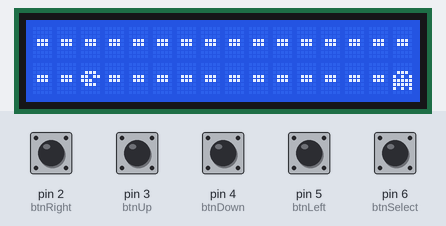
The sketch below on a simulated Arduino Uno, built with avr-gcc and run on an emulated ATmega328P. Parts: 16×2 character LCD. Inputs (shaded band) come from the test bench; at power-on: pin 2 (btnRight), pin 3 (btnUp), pin 4 (btnDown), pin 5 (btnLeft), pin 6 (btnSelect) HIGH.

Above: at 7.7 s.
7.8 s: pin 2 (btnRight) pulled LOW for 1 s
At 10.0 s:
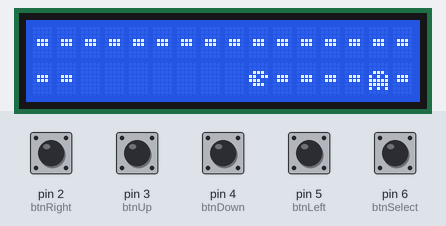
10.3 s: pin 3 (btnUp) pulled LOW for 0.15 s
At 12.0 s:
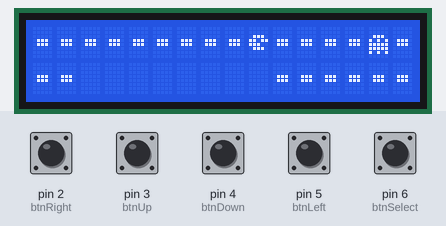
13.4 s: pin 4 (btnDown) pulled LOW for 0.15 s
At 14.6 s:
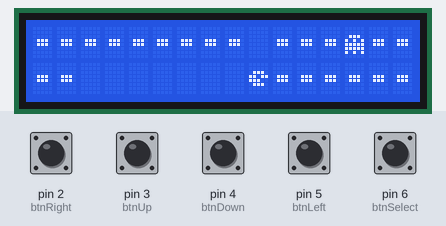
16.5 s: pin 2 (btnRight) pulled LOW for 0.15 s
At 18.2 s:
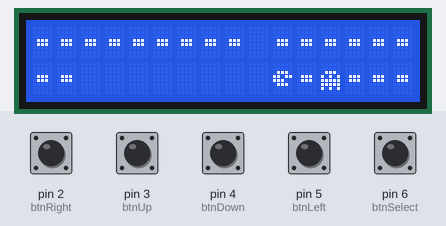
19.6 s: pin 5 (btnLeft) pulled LOW for 0.15 s
At 20.4 s:
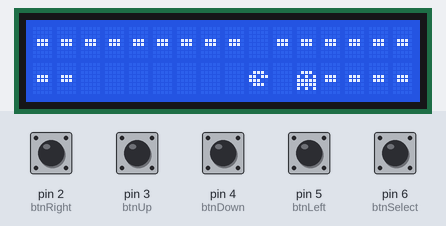
22.7 s: pin 3 (btnUp) pulled LOW for 1 s
At 24.3 s:
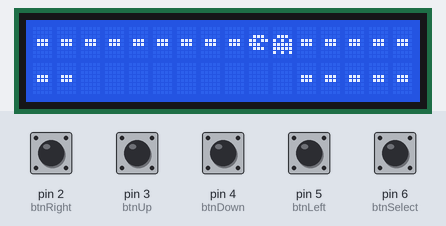
Timing chart, 0 to 25.8 s (numbered marks = the images above; inputs shaded):
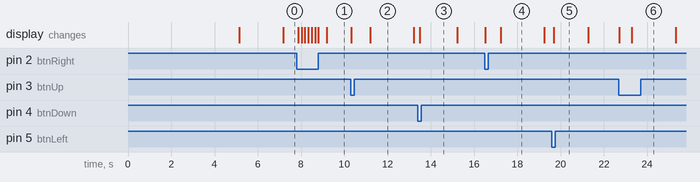

The sketch:

Pacman.ino
```cpp
#include <Wire.h>
#include <LiquidCrystal_I2C.h>

#define VITESSE_PAC 150
#define VITESSE_FANT 2000
#define MAXX 15
#define MAXY 1

#define btnRight     2
#define btnUp        3
#define btnDown      4
#define btnLeft      5
#define btnSelect    6
#define btnNone      7

LiquidCrystal_I2C lcd(0x27, 16, 2);

// Pacman sprite
byte pacman[8] = {
  B00000,
  B00000,
  B01110,
  B11011,
  B11100,
  B01110,
  B00000,
  B00000
};

// fantom sprite
byte fantome[8] = {
  B00000,
  B00000,
  B01110,
  B10101,
  B11111,
  B11111,
  B10101,
  B00000
};

// Coin sprite
byte point[8] = {
  B00000,
  B00000,
  B00000,
  B01110,
  B01110,
  B00000,
  B00000,
  B00000
};

// Tableau des points à manger
byte points[MAXX + 1][MAXY + 1];

int xpac = 2; // Position de pacman en X (colone)
int ypac = 1; //position de pacman en y (ligne)
int xfant = 15; // Position du fantome en X (colone)
int yfant = 0; // Position du fantome en Y (ligne)
byte light = true; //Eclairage
long keystruck = 0; //dernier appui sur un bouton
long poursuite = 0; //dernier movement du fantome
byte partieEnCours = true; // pour eviter de boucler sur la fin
byte vide = false; // pour tester si tout est manger

byte level = 0; // niveau
int score = 0; // niveau

void setup() {

  // Initialize buttons as inputs
  pinMode(btnRight, INPUT_PULLUP);
  pinMode(btnUp, INPUT_PULLUP);
  pinMode(btnDown, INPUT_PULLUP);
  pinMode(btnLeft, INPUT_PULLUP);
  pinMode(btnSelect, INPUT_PULLUP);

  Wire.begin();
  lcd.init();
  lcd.backlight();
  lcd.createChar(0, pacman);
  lcd.createChar(1, fantome);
  lcd.createChar(2, point);
  lcd.setCursor(0, 0);
  lcd.print("Pacman!");
  delay(5000); // Splash screen
  initLevel(); // initialisation du tableau
}

void loop() {
  // Check button input every 200ms
  if (millis() - keystruck > VITESSE_PAC) {
    int joy = getKey();
    switch (joy) {
      case btnNone:
        break;
      case btnLeft:
        move(-1, 0);
        break;
      case btnRight:
        move(1, 0);
        break;
      case btnUp:
        move(0, -1);
        break;
      case btnDown:
        move(0, 1);
        break;
    }
    keystruck = millis();
  }

  // Move the ghost periodically
  if (millis() - poursuite > VITESSE_FANT / (level + 1) + 10) {
    pursue();
    poursuite = millis();
  }

  // Check for collision with ghost
  if ((xpac == xfant) && (ypac == yfant) && (partieEnCours)) {
    lost();
  }
}

void move(int x, int y) {
  int oldx = xpac;
  int oldy = ypac;
  if (((xpac + x) >= 0) && ((xpac + x) <= MAXX)) xpac = xpac + x;
  if (((ypac + y) >= 0) && ((ypac + y) <= MAXY)) ypac = ypac + y;
  lcd.setCursor(xpac, ypac);
  lcd.write(byte(0));
  lcd.setCursor(oldx, oldy);
  if ((xpac != oldx) || (ypac != oldy)) lcd.print(" ");
  if (points[xpac][ypac]) {
    points[xpac][ypac] = false;
    score++;
  }
  vide = true;
  for (int i = 0; i <= MAXX; i = i + 1)
    for (int j = 0; j <= MAXY; j = j + 1)
      if (points[i][j])  vide = false;
  if ((vide) && (partieEnCours)) won();
}

void lost() {
  lcd.clear();
  lcd.setCursor(0, 0);
  lcd.print("***Game Over****");
  lcd.setCursor(3, 1);
  lcd.print("***");
  lcd.print(score);
  lcd.print("***");
  delay(2000);
}

void won() {
  level++;
  lcd.setCursor(0, 0);
  lcd.print("*** Next level ***");
  lcd.setCursor(0, 1);
  lcd.print("*** ");
  lcd.print(level, DEC);
  lcd.print(" ***");
  delay(2000);
  initLevel();
}

void pursue() {
  int oldx = xfant;
  int oldy = yfant;
  if (yfant < ypac) yfant = yfant + 1;
  else if (yfant > ypac) yfant = yfant - 1;
  else if (xfant < xpac) xfant = xfant + 1;
  else if (xfant > xpac) xfant = xfant - 1;
  lcd.setCursor(xfant, yfant);
  lcd.write(1);
  lcd.setCursor(oldx, oldy);
  if ((oldx != xfant) || (oldy != yfant)) {
    if (points[oldx][oldy]) lcd.write(2);
    else lcd.print(" ");
  }
}

void initLevel() {
  for (int i = 0; i <= MAXX; i = i + 1)
    for (int j = 0; j <= MAXY; j = j + 1) {
      points[i][j] = true;
      lcd.setCursor(i - 1, j - 1);
      lcd.write(2);
    }
  lcd.setCursor(xpac, ypac);
  lcd.write(byte(0));
  lcd.setCursor(xfant, yfant);
  lcd.write(1);
  poursuite = millis();
  vide = false;
}

int getKey() {
  if (digitalRead(btnRight) == LOW) return btnRight;
  if (digitalRead(btnUp) == LOW) return btnUp;
  if (digitalRead(btnDown) == LOW) return btnDown;
  if (digitalRead(btnLeft) == LOW) return btnLeft;
  if (digitalRead(btnSelect) == LOW) return btnSelect;
}
```

Measured:
- after the input at 7.8 s, the display: first changes after 0.08 s (image 1 shows a later state)
- after the input at 10.3 s, the display: first changes at once (image 2 shows a later state)
- after the input at 13.4 s, the display: changes after 0.09 s (image 3)
- after the input at 16.5 s, the display: first changes at once (image 4 shows a later state)
- after the input at 19.6 s, the display: changes after 0.09 s (image 5)
- after the input at 22.7 s, the display: first changes at once (image 6 shows a later state)
- what the display in image 2 shows lasts 2.0 s, from 11.2 s to 13.2 s
